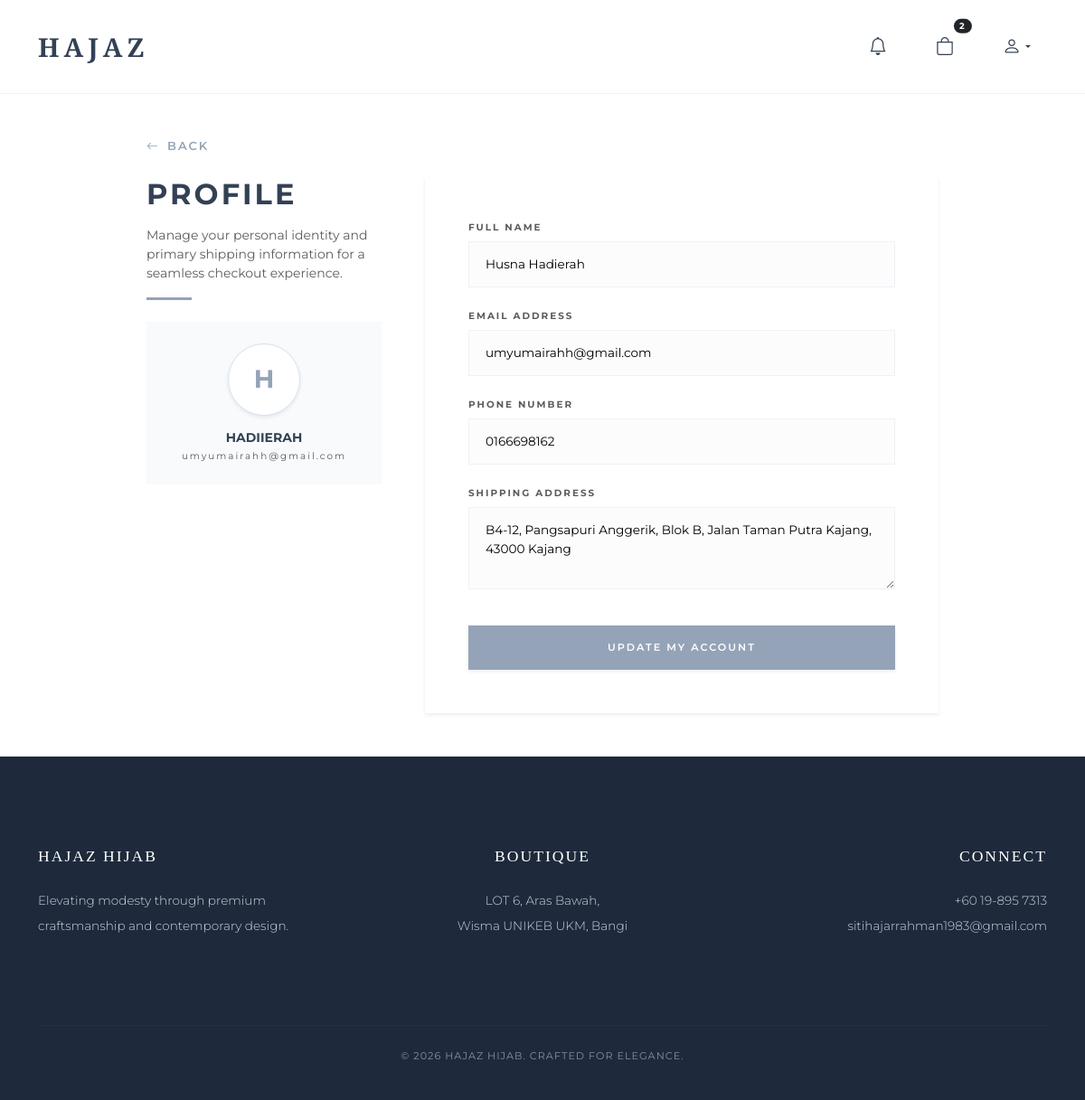
Page /profile/ (signed in) on the committed database.
### store/models.py (models this page shows, shortened)
class Customer(models.Model):
    user = models.OneToOneField(User, on_delete=models.CASCADE)
    address = models.TextField(blank=True, null=True)
    phone = models.CharField(max_length=20)

### store/views.py (the view)
# urls.py: path('profile/', views.profile_page, name='profile'),
@login_required
def profile_page(request):
    customer = get_object_or_404(Customer, user=request.user)
    if request.method == 'POST':
        form = ProfileUpdateForm(
            request.POST,
            instance=request.user,
            customer_instance=customer
        )
        if form.is_valid():
            user = form.save(commit=False)
            user.first_name = form.cleaned_data['full_name']
            user.email = form.cleaned_data['email']
            user.save()
            customer.phone = form.cleaned_data['phone']
            customer.address = form.cleaned_data['address']
            customer.save()
            messages.success(request, "Your profile has been updated successfully!")
            return redirect('profile')
        else:
            messages.error(request, "Please correct the errors below.")
    else:
        form = ProfileUpdateForm(instance=request.user, customer_instance=customer)
    return render(request, 'customer/profile.html', {'form': form})

### store/forms.py (shortened to what this page needs)
class ProfileUpdateForm(forms.ModelForm):
    full_name = forms.CharField(max_length=100, label="Full Name")
    phone = forms.CharField(max_length=20)
    address = forms.CharField(widget=forms.Textarea(attrs={'rows': 3}))
    class Meta:
        model = User
        fields = ['full_name', 'email']
    def __init__(self, *args, **kwargs):
        self.customer_instance = kwargs.pop('customer_instance', None)
        super(ProfileUpdateForm, self).__init__(*args, **kwargs)
        if self.instance:
            self.fields['full_name'].initial = self.instance.first_name
        if self.customer_instance:
            self.fields['phone'].initial = self.customer_instance.phone
            self.fields['address'].initial = self.customer_instance.address

### store/context_processors.py (called while the page is built)
def cart_renderer(request):
    if request.user.is_authenticated:
        cart_items = Cart.objects.filter(customer=request.user)
        cart_count = cart_items.aggregate(Sum('quantity'))['quantity__sum'] or 0
        total_price = sum(item.product.price * item.quantity for item in cart_items)
        return {
            'cart_items': cart_items,
            'cart_count': cart_count,
            'total_price' : total_price
        }
    return {
        'cart_items': [],
        'cart_count': 0,
        'total_price' : 0
    }

def notification_context(request):
    if request.user.is_authenticated:
        notifs = request.user.notifications.all()[:5]
        count = request.user.notifications.filter(is_read=False).count()
        return {
            'user_notifications': notifs,
            'unread_notifications_count': count
        }
    return {}

### store/models.py (called while the page is built)
    @property
    def subtotal(self):
        return self.product.price * self.quantity

### store/templates/customer/profile.html (shortened to what this page needs)
{% extends 'base.html' %}
{% block content %}
<div class="container py-5" style="max-width: 900px;">
    <div class="d-flex justify-content-between align-items-center mb-4">
        <a href="{% url 'homepage' %}" class="btn-back">
            <i class="bi bi-arrow-left me-2"></i> Back
        </a>
    </div>
    <div class="row g-5">
        <div class="col-lg-4">
            <div class="mb-4 text-center text-lg-start">
                <h2 class="fw-bold text-uppercase mb-3" style="letter-spacing: 3px; color: var(--brand-dark);">Profile</h2>
                <p class="text-muted small">Manage your personal identity and primary shipping information for a seamless checkout experience.</p>
                <div style="width: 50px; height: 3px; background-color: var(--brand-slate);" class="mx-auto mx-lg-0 mb-4"></div>
            </div>
            <div class="p-4 bg-light text-center">
                <div class="rounded-circle bg-white d-flex align-items-center justify-content-center mx-auto mb-3 shadow-sm" style="width: 80px; height: 80px; border: 1px solid var(--brand-bg-cool);">
                    <span class="h3 mb-0 fw-bold" style="color: var(--brand-slate);">{{ request.user.username|slice:":1"|upper }}</span>
                </div>
                <h6 class="fw-bold mb-1 text-uppercase small">{{ request.user.username }}</h6>
                <p class="extra-small text-muted mb-0">{{ request.user.email }}</p>
            </div>
        </div>
        <div class="col-lg-8">
            <div class="card border-0 shadow-sm rounded-0">
                <div class="card-body p-4 p-md-5">
                    <form method="POST">
                        <div class="row g-4">
                            <div class="col-md-12">
                                <label class="extra-small text-uppercase fw-bold text-muted mb-2 d-block">Full Name</label>
                                {{ form.full_name }}
                            </div>
                            <div class="col-md-12">
                                <label class="extra-small text-uppercase fw-bold text-muted mb-2 d-block">Email Address</label>
                                {{ form.email }}
                            </div>
                            <div class="col-12">
                                <label class="extra-small text-uppercase fw-bold text-muted mb-2 d-block">Phone Number</label>
                                {{ form.phone }}
                            </div>
                            <div class="col-12">
                                <label class="extra-small text-uppercase fw-bold text-muted mb-2 d-block">Shipping Address</label>
                                {{ form.address }}
                            </div>
                            <div class="col-12 pt-3">
                                <button type="submit" class="btn-auth btn-signup w-100 py-3 shadow-sm">
                                    Update My Account
                                </button>
                            </div>
                        </div>
                    </form>
                </div>
            </div>
        </div>
    </div>
</div>
{% endblock %}

### store/templates/base.html (style rules this page uses)
:root { --brand-slate: #94a3b8; --brand-lavender: #b399bc; --brand-bg-cool: #d9e2ec; --brand-dark: #334155; --brand-footer: #1e293b; --text-light: #f8f9fa; }
body { font-family: 'Montserrat', sans-serif; background-color: #ffffff; color: var(--brand-dark); }
.btn-auth { font-size: 0.7rem; text-transform: uppercase; letter-spacing: 2px; padding: 12px 28px; border-radius: 0px; font-weight: 600; transition: 0.3s; }
.btn-signup { background-color: var(--brand-slate); color: white !important; border: none; }
.btn-back { text-decoration: none; color: var(--brand-slate); font-size: 13px; text-transform: uppercase; letter-spacing: 2px; font-weight: 600; transition: all 0.3s ease; display: inline-flex; align-items: center; }

### store/templates/customer/profile.html (style rules this page uses)
input, textarea { display: block; width: 100%; padding: 14px 18px; font-size: 0.85rem; border: 1px solid #edf2f7; border-radius: 0px !important; font-family: 'Montserrat', sans-serif; background-color: #fcfcfc; transition: all 0.2s ease; }
.extra-small { font-size: 0.65rem; letter-spacing: 2px; }
.bg-light { background-color: #f8fafc !important; }

### rows in the picture
Customer: phone "0166698162", address "B4-12, Pangsapuri Anggerik, Blok B, Jalan Taman Putra Kajang, 43000 Kajang"

### other values in the picture
{{ cart_count|default:0 }} "2"
{{ request.user.username|slice:":1"|upper }} "H"
{{ request.user.username }} "HADIIERAH"
{{ request.user.email }} "umyumairahh@gmail.com"
